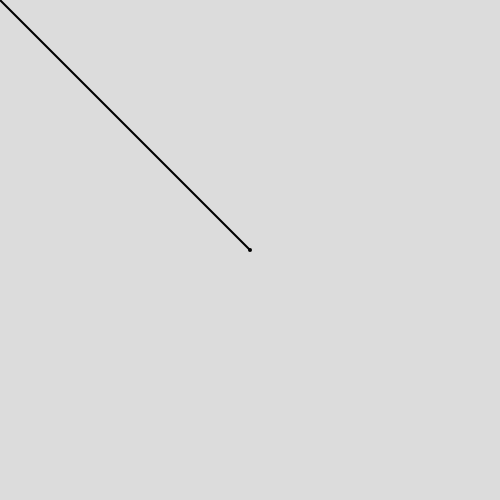
Frame 1 (no input)
Frame 60 (no input): identical to frame 1, image omitted
Frame 120 (the mouse pressed at the canvas centre since frame 60): blank canvas, image omitted

The p5.js sketch that drew this single still picture (run headless with seeded random() and noise() and a simulated clock; from frame 60 on, the mouse is pressed at the canvas centre):

// p5.js sketch
// ── sketch.js
function setup() {
  createCanvas(500, 500);
}

function draw() {
  background(220);

  let mouse=createVector(mouseX, mouseY);
  let center=createVector(width/2, height/2);

  translate(center);

  mouse.sub(center);
  //mouse.mult(5);

  strokeWeight(2);
  stroke(0);
  noFill();
  ellipse(0,0,2,2);
  line(0,0, mouse.x, mouse.y);

}
